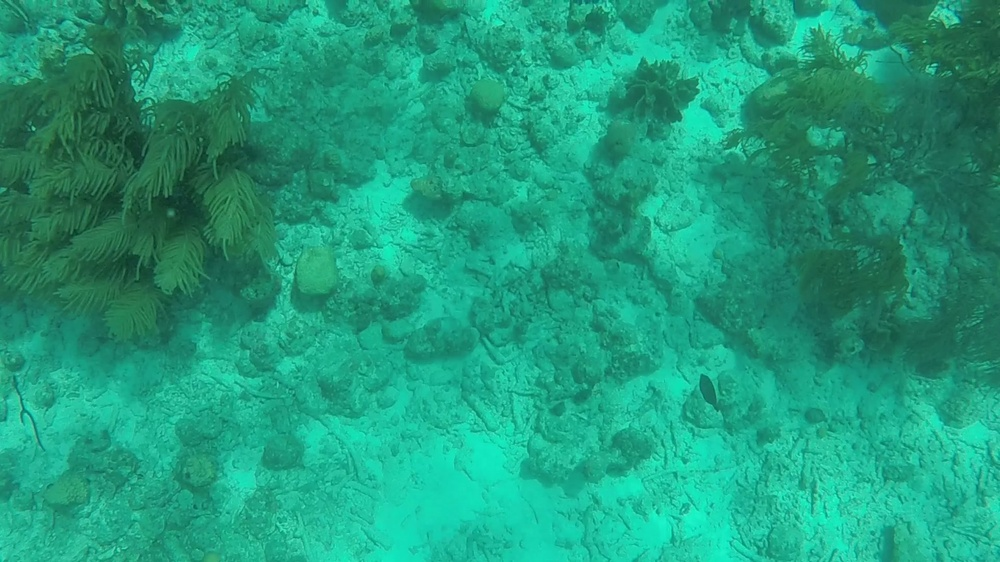
#> input picture Images Dataset/GOPR0535_Cap_0004.jpg, 1000 x 562 px, shrunk from 1920 x 1080 before the run
$ python ColorRestoration_SimpleColorBalance.py --image 'Images Dataset/GOPR0535_Cap_0004.jpg'   (Python 2 division)
#> lines starting #> are read from the running program, lines starting #| are printed output that depends on the picture; after the words box and inside, x2 and y2 are one past the last pixel; in counts of white or black regions, pixels touching at a corner belong together
#> further down, imgOriginal is the input picture: shape (562, 1000, 3); mean B, G, R 124.4, 156.7, 30.6
#!/usr/bin/env python
'''
Modulo 2 Toolbox
Color Restoration with Simplest Color Balance
Tesis Underwater Image Pre-processing
Armando Longart 10-10844
ajzlongart@gmail.com

Descripcion: Modulo implementado para mejorar el color de las imagenes
subacuaticas. Se basa en estirar el histograma (histogram stretching)
de la imagen haciendo que los colores de la imagen de salida este
mejorada. Se uso el modelo de color RGB para el algoritmo

Modulo implementado en Python

Basado en el git simple_cb.py de DavidYKay
Disponible en: https://gist.github.com/DavidYKay/9dad6c4ab0d8d7dbf3dc
'''
# Python 2/3 compatibility
import cv2
import math
import numpy as np
#import sys
from matplotlib import pyplot as plt
import argparse
import os

#-----Funciones a Implementar-----------------------------------------------------
def apply_mask(matrix, mask, fill_value):
	'''
	Funcion encargada de "crear" la matriz de valores enmascarados. Estos valores son
	determinados a partir de los valores altos y bajos del la funcion apply_threshold
	(low_mask, high-mask como mask y de low_value, high_value como fill_value).

	El orden de ejecucion es Blue, Green, Red
	'''
	masked = np.ma.array(matrix,mask=mask,fill_value=fill_value)
#	cv2.imshow("Masked", masked)
	return masked.filled()


def apply_threshold(matrix, low_value, high_value):
	'''
	Esta funcion se encarga de crear una matriz booleana cuyos valores (True, False)
	dependeran de que los valores RGB de la imagen original sean mayores o menores que
	los valores umbrales maximos o minimos obtenidos en la funcion sColorBalance.

	El orden de ejecucion es Blue, Green, Red
	'''
	low_mask = matrix<low_value
	matrix = apply_mask(matrix,low_mask,low_value)
#	cv2.imshow("MatrixL", matrix)

	high_mask = matrix>high_value
	matrix = apply_mask(matrix,high_mask,high_value)
#	cv2.imshow("MatrixH", matrix)

	return matrix


def sColorBalance(img, porcentaje):
	'''
	Funcion encarganda de:
	Separar los canales RGB de la imagen (split)
	Ordenar los valores de pixeles y seleccionar los "cuantiles" de la matriz ordenada
	Obtener los valores max y min de la matriz ordenanda para cada canal RGB (a partir
		del porcentaje de saturacion)
	Saturar la imagen para los valores max y min de cada canal

	Todo esto con el fin de que los colores RGB ocupen el mayor rango posible [0,255]
	aplicando una transformacion afin a cada canal
	'''
#> called with porcentaje = 1

	assert img.shape[2] == 3
	#assert porcentaje > 0 and porcentaje < 100

	mitad_porcentaje = porcentaje/200.0
	canales = cv2.split(img)		#Separa los canales en RGB

	salida_canales = []
	for canal in canales:
		assert len(canal.shape) == 2

		# find the low and high precentile values (based on the input percentile)
		filas,columnas = canal.shape
		vec_tam = columnas*filas
		flat = canal.reshape(vec_tam)

		assert len(flat.shape) == 1

		flat = np.sort(flat)
		n_cols = flat.shape[0]

		#Seleccion de los valores minimos y maximos de cada canal RGB de la imagen. Seria el stretching
		bajo_val  = flat[math.floor(n_cols*mitad_porcentaje)]		#Calcula el valor bajo del arreglo ordenado de la matriz (img) de entrada para cada canal
		alto_val = flat[math.ceil(n_cols*(1-mitad_porcentaje))]		#Calcula el valor alto del arreglo ordenado de la matriz (img) de entrada para cada canal 			Alternativa: alto_val = flat[math.ceil(n_cols*(1-mitad_porcentaje)-1)]

		#Los valores alto y bajo para cada canal RGB. El orden de impresion es Blue, Green, Red
		print "Lowval: ", alto_val
		print "Highval: ", bajo_val

		# saturate below the low percentile and above the high percentile
		thresholded = apply_threshold(canal,bajo_val,alto_val)
		# scale the canal
		normalized = cv2.normalize(thresholded,thresholded.copy(), 0, 255, cv2.NORM_MINMAX)
#		cv2.imshow("Madfe", normalized)
		salida_canales.append(normalized)
#> this loop made 3 passes
#> (bajo_val, alto_val) on passes 1 to 3: (49, 189), (73, 231), (3, 65)
#> (printed output is left out)
#> pass 1, in apply_threshold, `low_mask = matrix<low_value`:
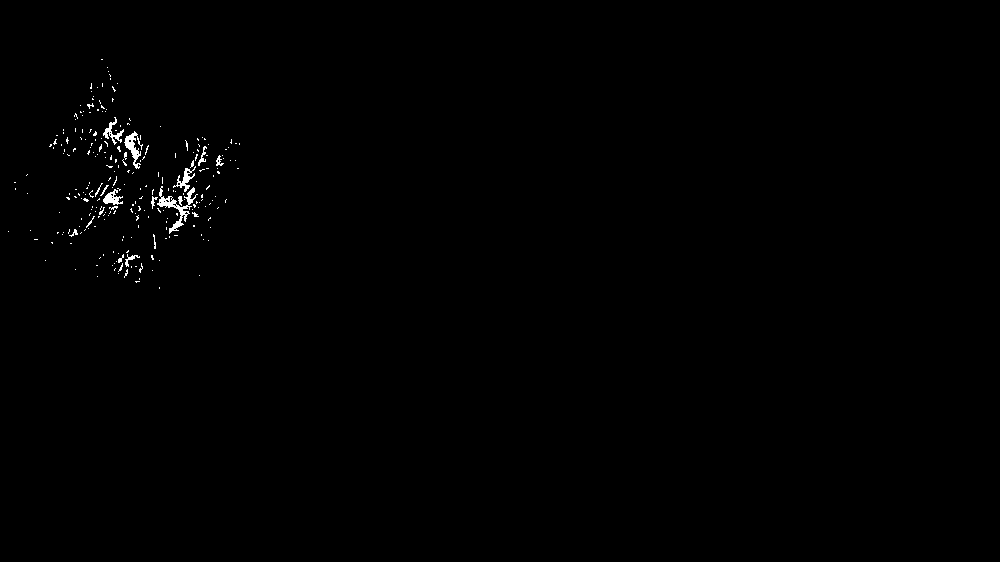
#> low_mask: shape (562, 1000) bool; 0.45% white in thin lines or dots, all inside (x1, y1, x2, y2) = (8, 59, 240, 289)
#> pass 1, in apply_mask, `masked = np.ma.array(matrix,mask=mask,fill_value=fill_value)`:
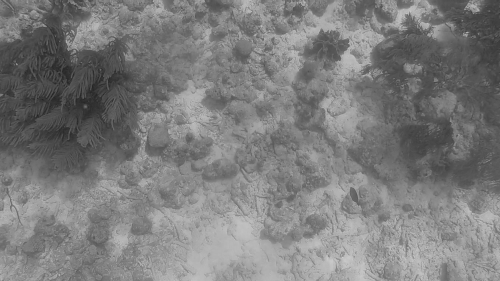
#> masked: shape (562, 1000) (shown at 1/2 size); min 28, max 209, mean 124.4
#> pass 1, in apply_threshold, `high_mask = matrix>high_value`:
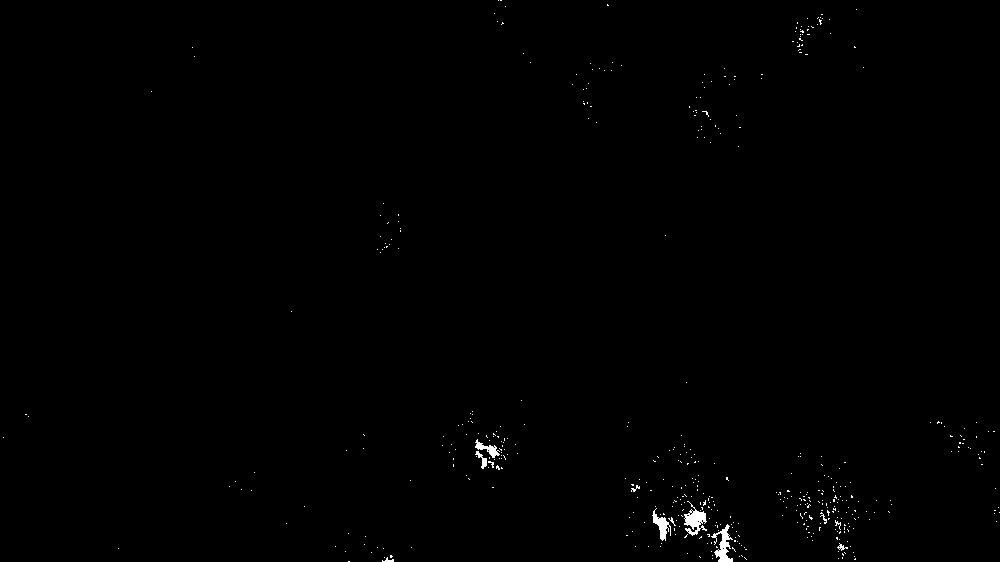
#> high_mask: shape (562, 1000) bool; 0.39% white; 471 white regions (460 under 20 px), largest, box (x1, y1, x2, y2) and area: (684, 501, 707, 536) 375, (711, 524, 733, 562) 357, (652, 508, 671, 541) 245
#> after the loop:
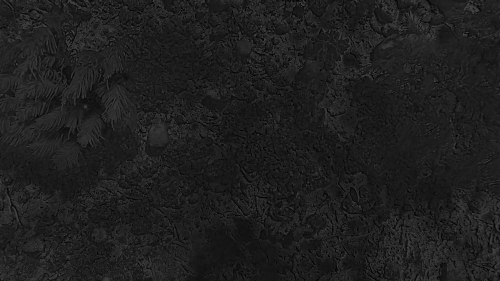
#> thresholded: shape (562, 1000) (shown at 1/2 size); min 3, max 65, mean 30.6
#> after the loop, salida_canales = 3 items

	return cv2.merge(salida_canales)
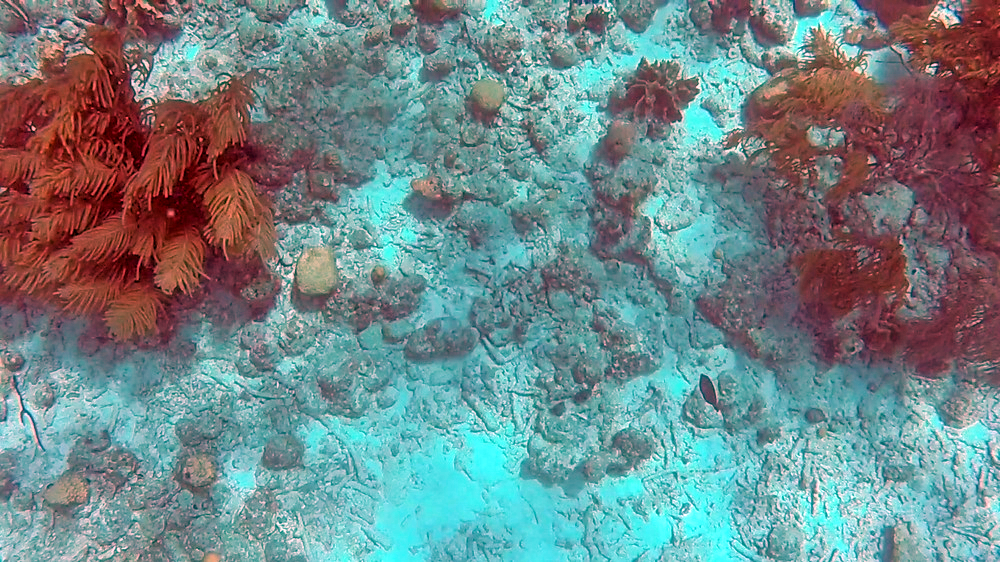
#> returned value: shape (562, 1000, 3); mean of channels 0, 1, 2 137.3, 135.1, 113.6; drawn as B, G, R


if __name__ == '__main__':
	#Constuccion del parse y del argumento
	ap = argparse.ArgumentParser()
	ap.add_argument("-i", "--image", required = True, help = "Imagen de Entrada")
	args = vars(ap.parse_args())

	imgOriginal = cv2.imread(args["image"])

	#-----Llamado a Funcion----------------------------------------------------
	imgRecuperada = sColorBalance(imgOriginal, 1)	#Porcentaje de umbral inferior y superior respecto al histograma de entrada. Este porcentaje puede ser distinto para c/limite del histograma

	#-----Resultados----------------------------------------------------
#	cv2.namedWindow('imgOriginal',cv2.WINDOW_NORMAL)
#	cv2.imshow("imgOriginal", imgOriginal)
	cv2.namedWindow('imgRecuperada',cv2.WINDOW_NORMAL)
	cv2.imshow("imgRecuperada", imgRecuperada)

	#-----Guardado de la imagen Recuperada-------------------------------------------
	cv2.imwrite(args["image"]+"CR_RGB.jpg", imgRecuperada)

	#-----Calculo de Histograma----------------------------------------------------
	'''
	Se calcula el histograma de la imagen original y la recuperada para analizar el
	efecto del algoritmo sobre la imagen
	'''
# [19 lines of commented-out code are left out]

	cv2.waitKey(0)
	cv2.destroyAllWindows()

$ run again, on Images Dataset/GOPR0550.JPG
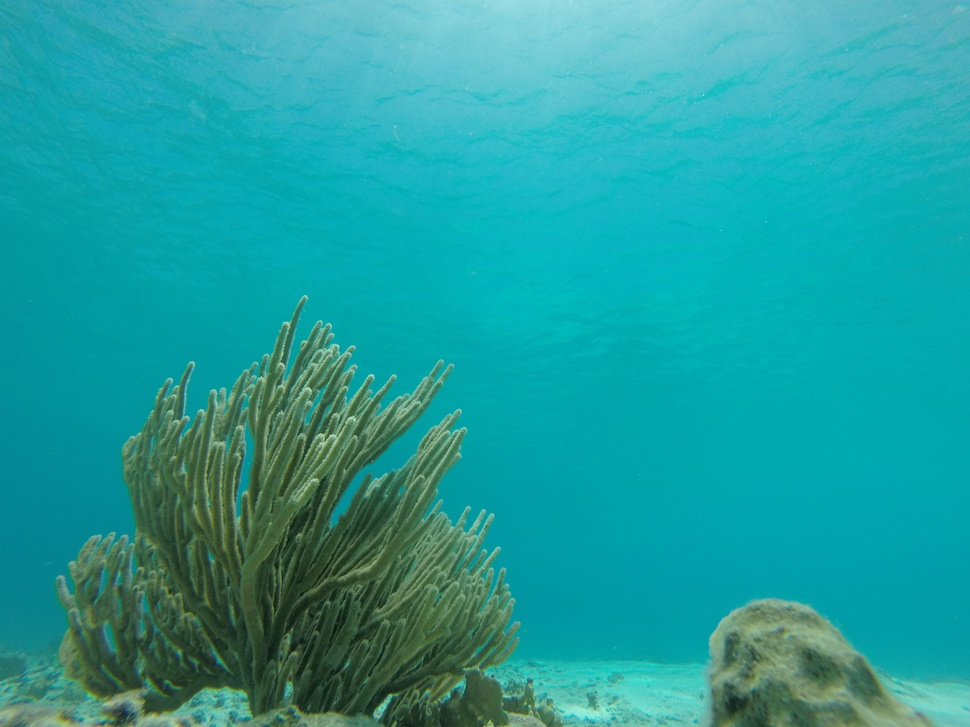
#> input picture Images Dataset/GOPR0550.JPG, 970 x 727 px, shrunk from 3680 x 2760 before the run
#> imgOriginal is the input picture: shape (727, 970, 3); mean B, G, R 156.8, 157, 33.1
#> the loop in sColorBalance, `for canal in canales:` made 3 passes
#> (bajo_val, alto_val) on passes 1 to 3: (29, 219), (48, 213), (0, 140)
#> (printed output is left out)
#> after the loop in sColorBalance, `for canal in canales:`:
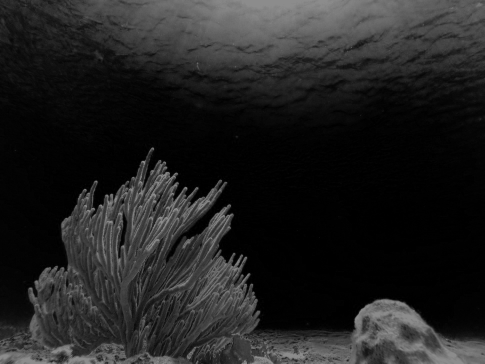
#> thresholded: shape (727, 970) (shown at 1/2 size); min 0, max 140, mean 33.1
#> after the loop in sColorBalance, `for canal in canales:`: salida_canales = 3 items
#> in sColorBalance, `return cv2.merge(salida_canales)`:
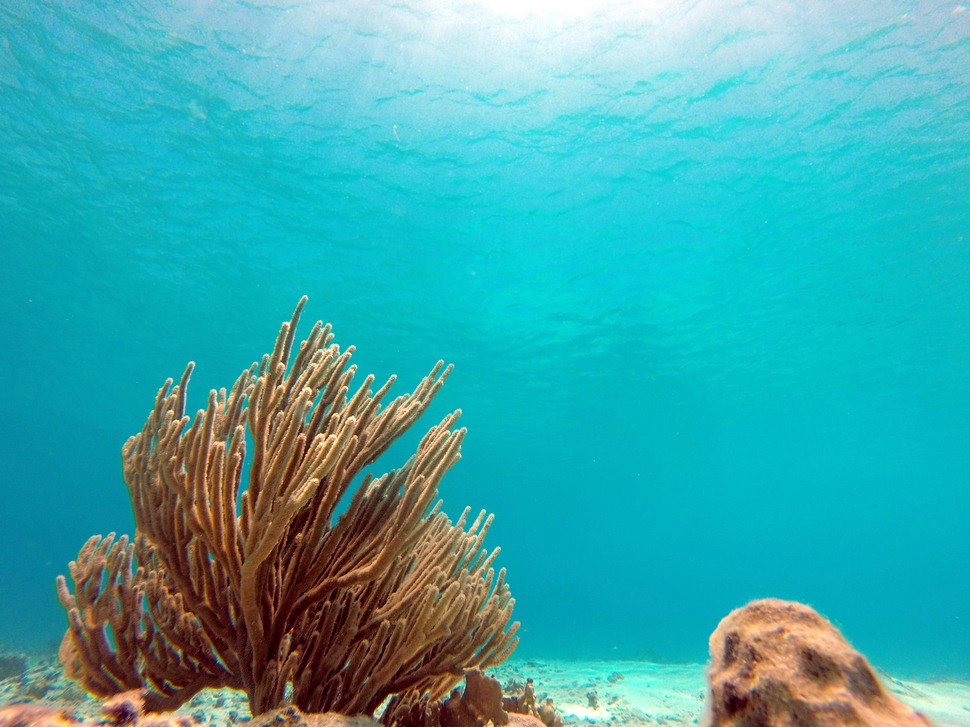
#> returned value: shape (727, 970, 3); mean of channels 0, 1, 2 171.5, 168.5, 60.3; drawn as B, G, R

$ run again, on Images Dataset/IMG_0603.JPG
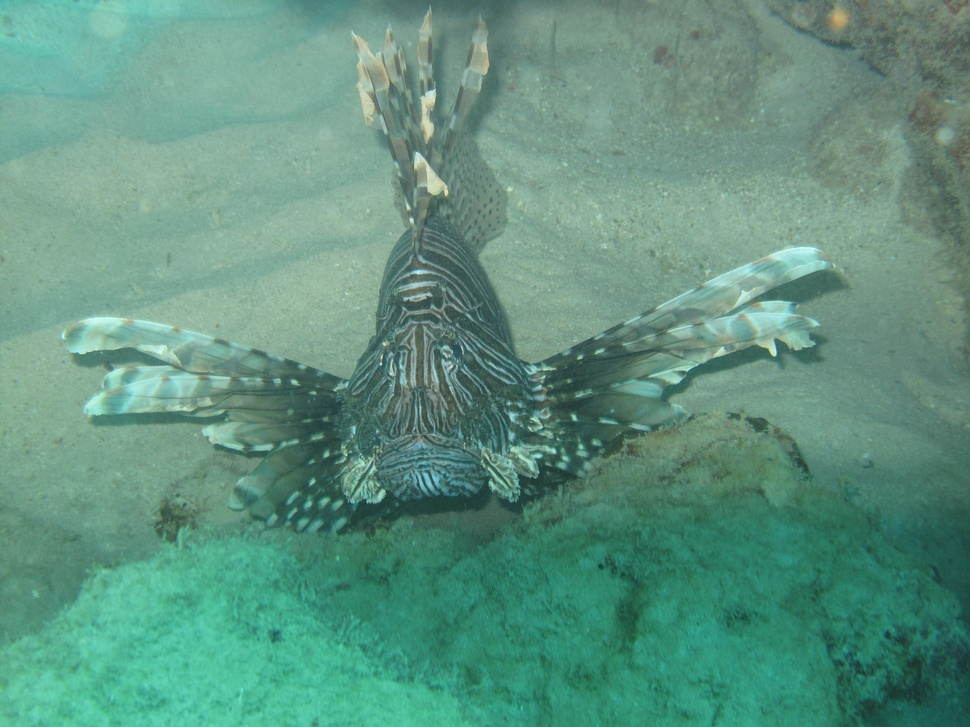
#> input picture Images Dataset/IMG_0603.JPG, 970 x 727 px, shrunk from 3456 x 2592 before the run
#> imgOriginal is the input picture: shape (727, 970, 3); mean B, G, R 128.2, 147.2, 95.6
#> the loop in sColorBalance, `for canal in canales:` made 3 passes
#> (bajo_val, alto_val) on passes 1 to 3: (61, 204), (68, 219), (27, 174)
#> (printed output is left out)
#> after the loop in sColorBalance, `for canal in canales:`:
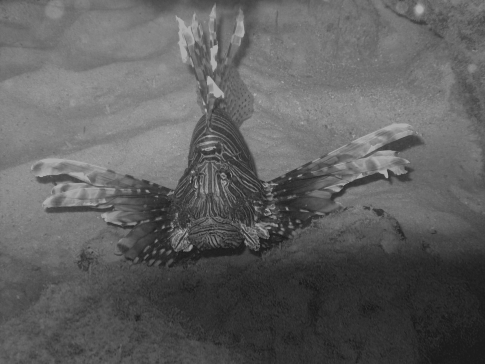
#> thresholded: shape (727, 970) (shown at 1/2 size); min 27, max 174, mean 95.5
#> after the loop in sColorBalance, `for canal in canales:`: salida_canales = 3 items
#> in sColorBalance, `return cv2.merge(salida_canales)`:
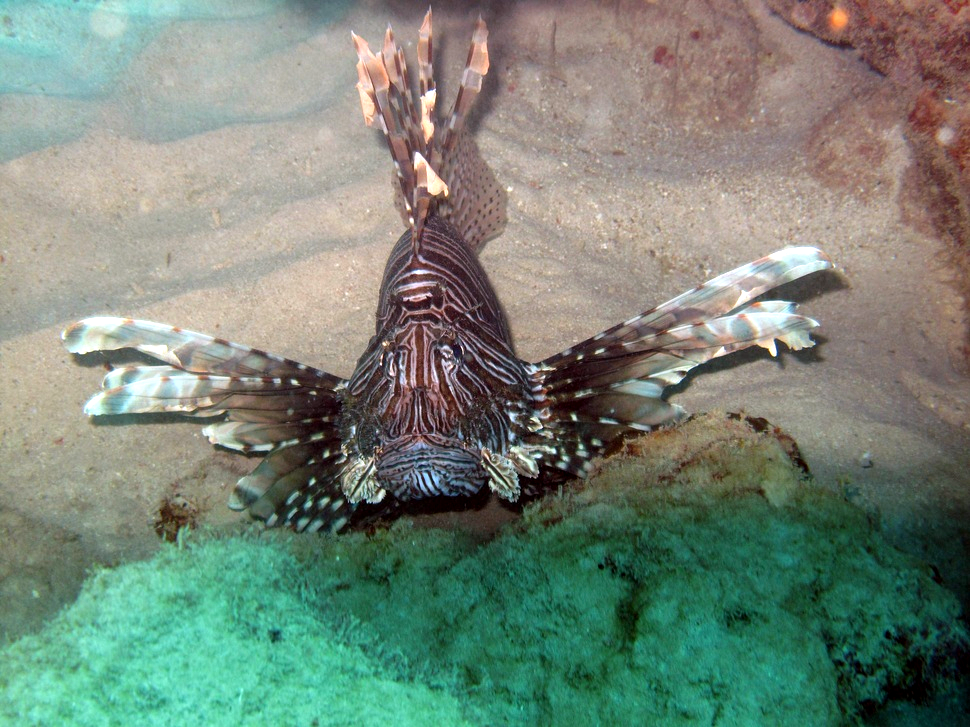
#> returned value: shape (727, 970, 3); mean of channels 0, 1, 2 119.8, 133.8, 118.9; drawn as B, G, R
